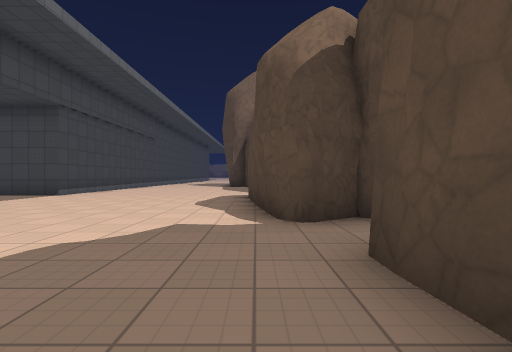
View 1 (above)

24 first-person views from a walk through a 3-D level made in the Godot game engine. The camera is 1.2 m above the floor, looks level and sees 85° across. The floor is counted in squares, 2 m on a side. Each view is taken from the middle of a square. On the plan, view 1 faces up. The plan holds only what a view shows up to about 9 squares ahead; the rest is blank. The place goes on beyond the plan. Flat picture figures and markers are not drawn. Characters and animated objects are left out. Surface patterns are stand-ins for the level's own textures.

View 2
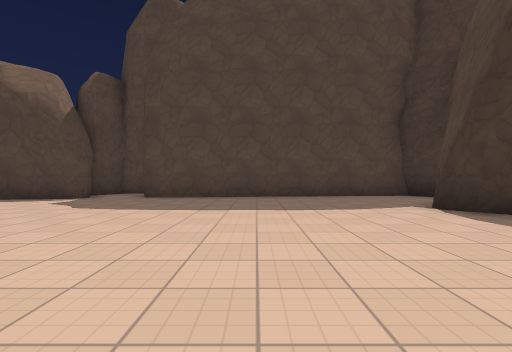

View 3
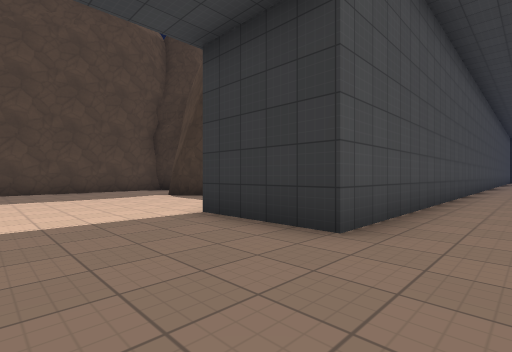

View 4
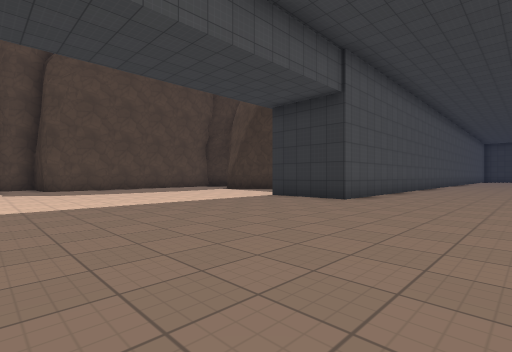

View 5
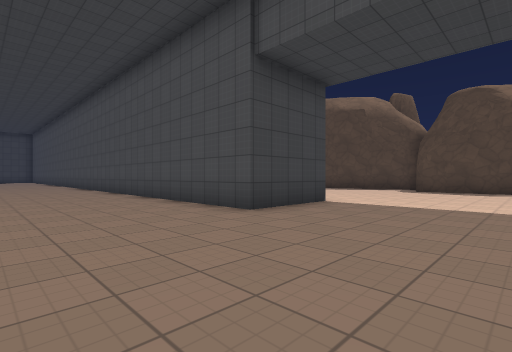

View 6
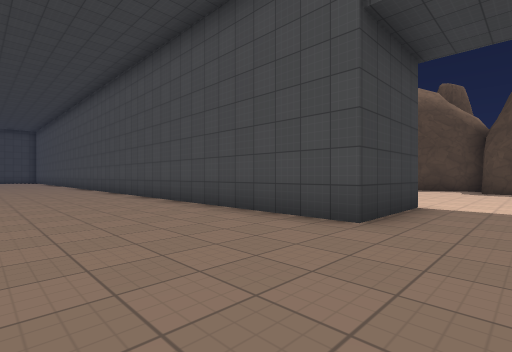

View 7
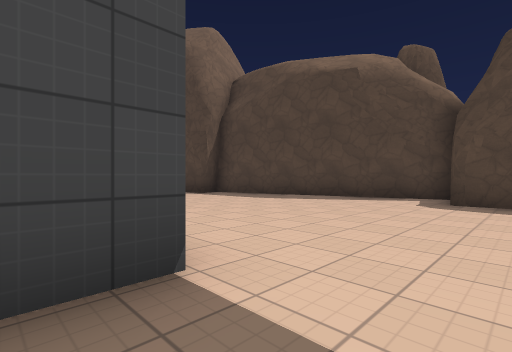

View 8
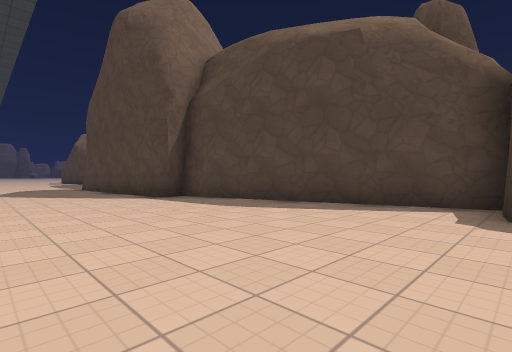

View 9
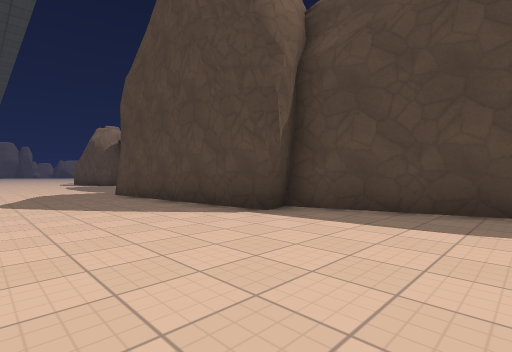

View 10
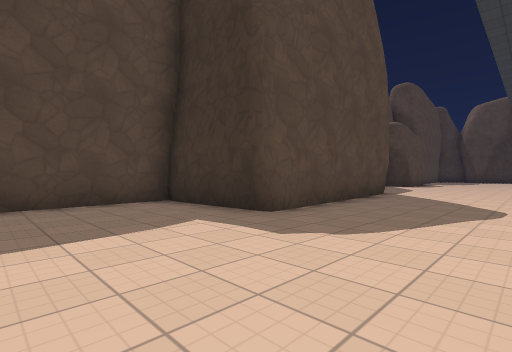

View 11
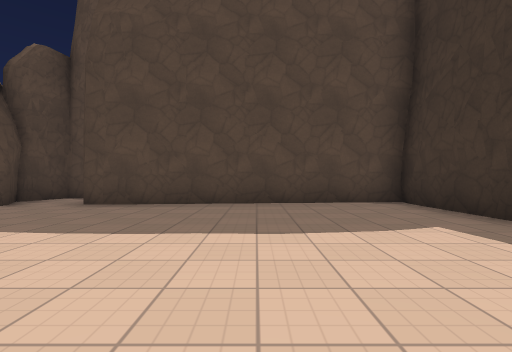

View 12
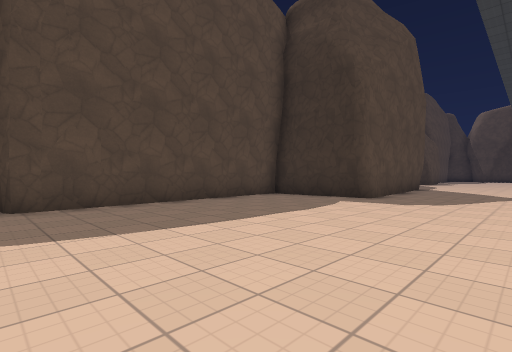

View 13
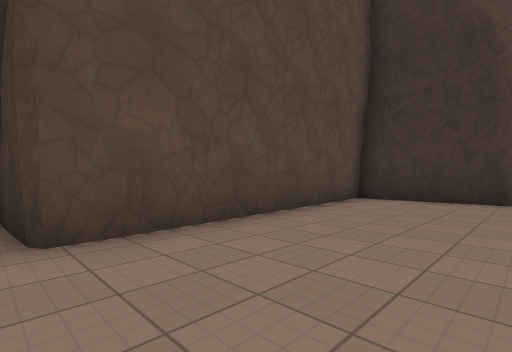

View 14
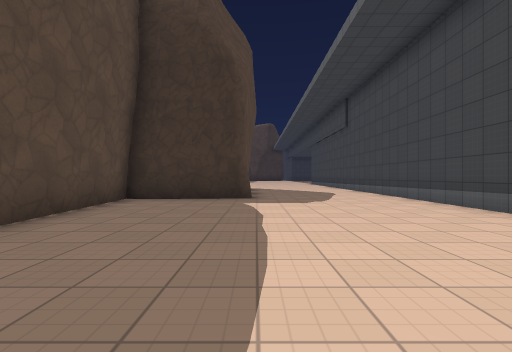

View 15
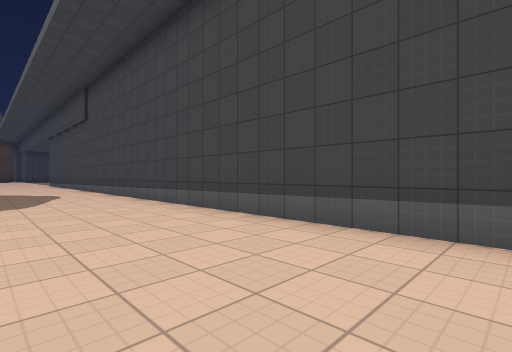

View 16
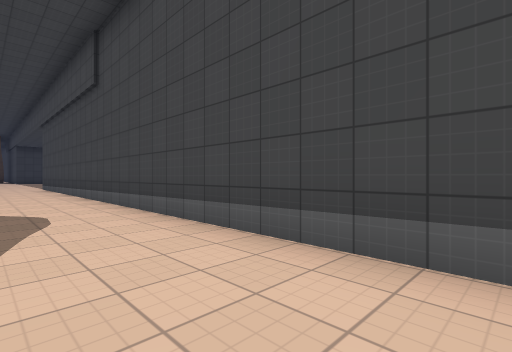

View 17
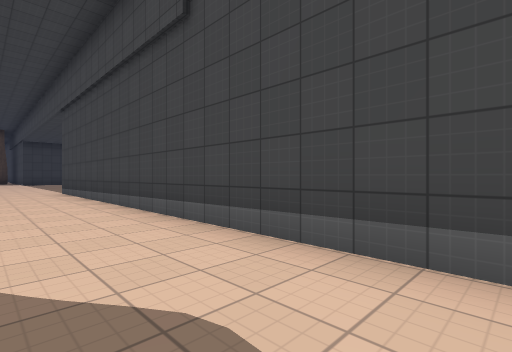

View 18
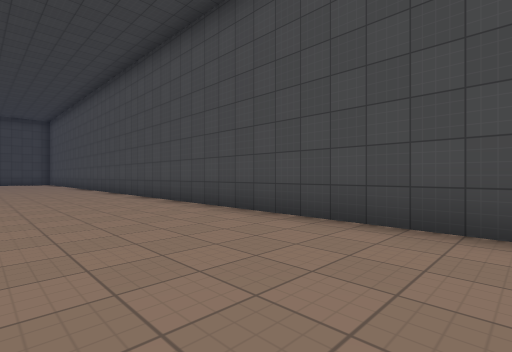

View 19
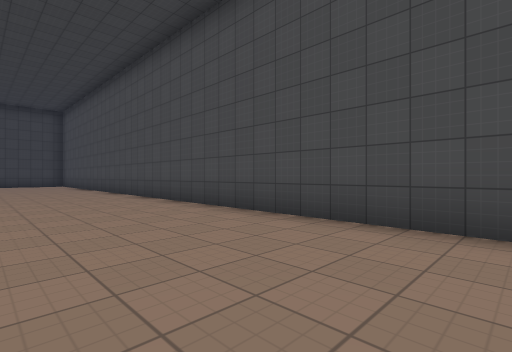

View 20
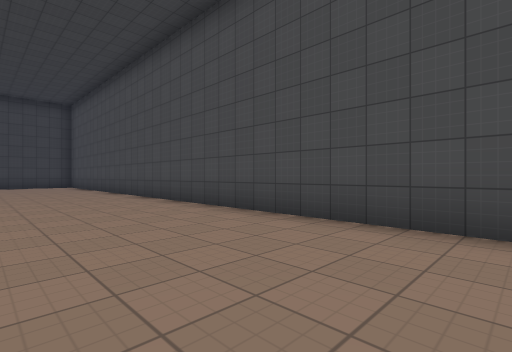

View 21
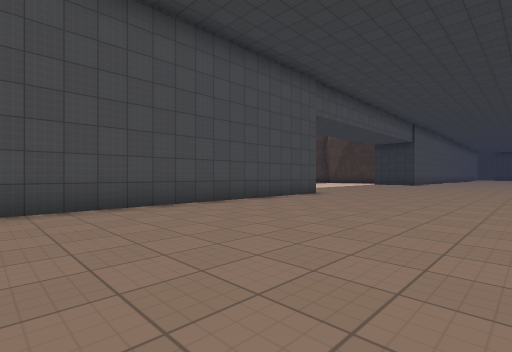

View 22
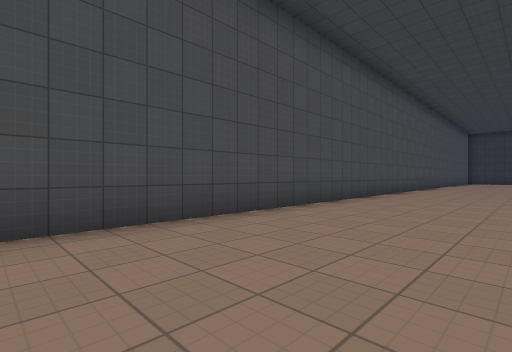

View 23
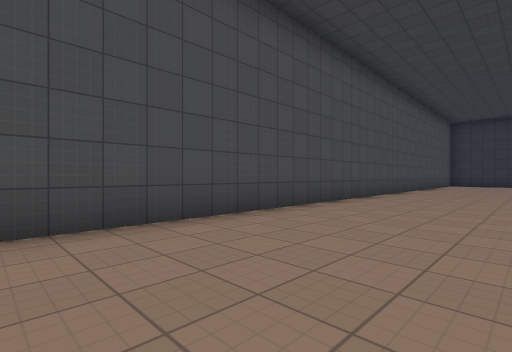

View 24
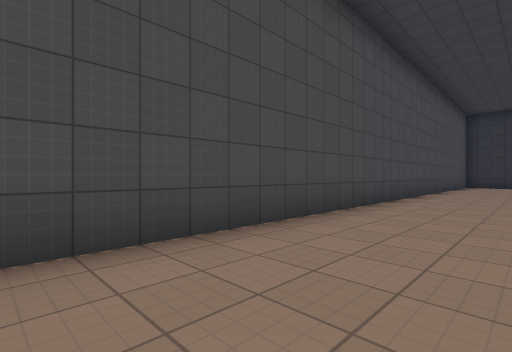

### Floor plan
Points are (right, up) in squares from view 1. A wall is a line through its corners. A room is listed if a view was taken in it or the views show most of it. See-through windows are left out.
Room 1 (views 1, 2, 3, 4, 5, 6, 7, 8, 9, 10, 11, 12, 13, 14, 15, 16, 17, 18, 19, 20, 21, 22, 23, 24)
walls: (-0.4, 5.1) (-0.5, 5.6); (-0.2, 5.1) (-0.2, 5.8); (0, 4.4) (-0.2, 8.2) (1.3, 8.5) (-0.6, 15.4) (-1.5, 15.1) (-1.9, 21.3); (0.2, 4.2) (0.1, 4.5); (0.7, 3.5) (0.2, 4.2) (0.1, 4.5); (-2.3, -4.4) (-2, -4.3) (-1.5, -4.6); (-1.4, 16) (-1.4, 16.5); (-2.9, -4.9) (-2.2, -4.2); (0.5, -6) (1.3, -5.5); (1.4, -5.7) (0.9, 2.2); (-1.9, 20.1) (-1.8, 21.6) (1.3, 21.7) (0.9, 28.7) (2.8, 28.8); (-6.1, 28.9) (-6.1, 8.6) (-8.6, 8.6) (-8.6, 28.2); (-8.6, -22.5) (-8.6, -2.7) (-6, -2.7)
low walls: (-0.1, 4.4) (-0.1, 4.9); (-1.2, 16) (-1.3, 16.5); (0.8, -6) (1.4, -5.7)
ways out: opening at (1, 3)

Where each view was taken, in squares from view 1:
view 1: 0 up, 0 right, facing up
view 2: 1 down, 7 left, facing right
view 3: 0 up, 10 left, facing down-right
view 4: 4 up, 12 left, facing down-right
view 5: 5 up, 12 left, facing up-right
view 6: 7 up, 12 left, facing up-right
view 7: 7 up, 7 left, facing up-right
view 8: 8 up, 5 left, facing up-right
view 9: 12 up, 5 left, facing up-right
view 10: 25 up, 5 left, facing down-right
view 11: 25 up, 5 left, facing right
view 12: 29 up, 5 left, facing down-right
view 13: 29 up, 2 left, facing down-right
view 14: 29 up, 2 left, facing down
view 15: 29 up, 3 left, facing down-left
view 16: 24 up, 4 left, facing down-left
view 17: 20 up, 4 left, facing down-left
view 18: 13 up, 12 left, facing up-right
view 19: 17 up, 12 left, facing up-right
view 20: 19 up, 12 left, facing up-right
view 21: 17 up, 14 left, facing down-right
view 22: 5 down, 12 left, facing down-right
view 23: 11 down, 12 left, facing down-right
view 24: 13 down, 11 left, facing down-right
